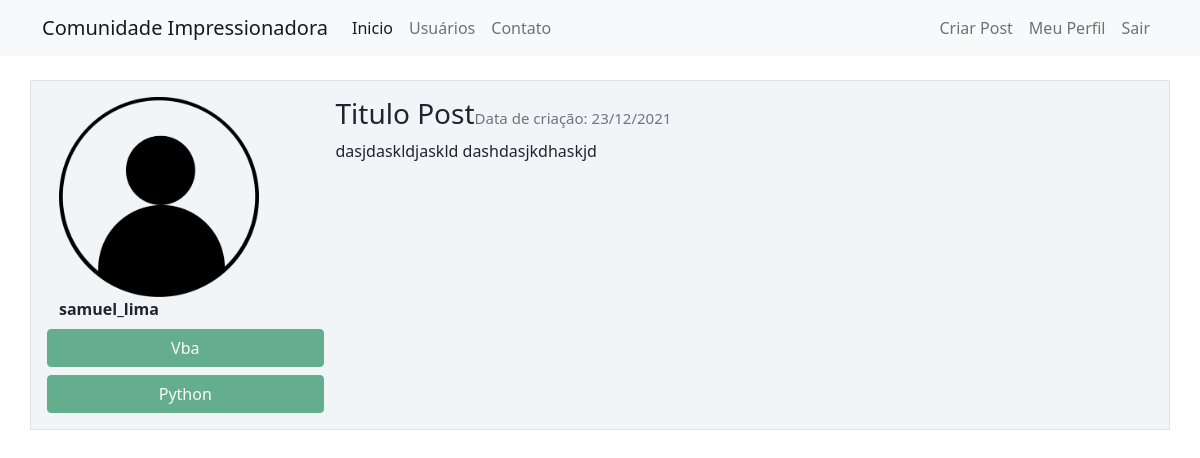
The app's page /post/1 (signed in) with its own data.
### comunidadeimpressionadora/models.py (models this page shows)
class User(database.Model, UserMixin):
    id = database.Column(database.Integer, primary_key=True)
    username = database.Column(database.String, nullable=False)
    email = database.Column(database.String, nullable=False, unique=True)
    password = database.Column(database.String, nullable=False)
    user_photo = database.Column(database.String, default='default.jpg', nullable=False)
    posts = database.relationship('Post', backref='owner', lazy=True)
    courses = database.Column(database.String, nullable=False, default='Não informado')

class Post(database.Model):
    id = database.Column(database.Integer, primary_key=True)
    title = database.Column(database.String, nullable=False)
    body = database.Column(database.Text, nullable=False)
    create_at = database.Column(database.DateTime, nullable=False, default=datetime.utcnow)
    id_user = database.Column(database.Integer, database.ForeignKey('user.id'), nullable=False)

### comunidadeimpressionadora/routes.py (the view)
@app.route('/post/<post_id>', methods=["GET", "POST"])
@login_required
def show_post(post_id):
    post = Post.query.get(post_id)
    if current_user == post.owner:
        form = FormCriarPost()
        if request.method == 'GET':
            form.title.data = post.title
            form.body.data = post.body
        elif form.validate_on_submit():
            post.title = form.title.data
            post.body = form.body.data
            database.session.commit()
            flash(f"Post atualizado com sucesso!", 'alert-success')
            return redirect(url_for('home'))
    else:
        form = None
    return render_template('post.html', post=post, form=form)

### comunidadeimpressionadora/models.py (called while the page is built)
@login_manager.user_loader
def load_user(id_user):
    return User.query.get(int(id_user))

### comunidadeimpressionadora/templates/post.html (shortened to what this page needs)
{% extends 'base.html' %}
{% block body %}
    <div class="container mt-3">
        <div class="row border mt-4 p-3 myPost">
                <div class="col col-3">
                    <div class="image pe-2"> <img src="{{ url_for('static', filename='imgs_perfil/{}'.format(post.owner.user_photo)) }}" class="rounded" width="200"> </div>
                    <strong>{{ post.owner.username }}</strong>
                    <div class="row justify-content-center">
                        {% if not 'Não informado' in post.owner.courses %}
                            {% for curso in post.owner.courses.split(';')%}
                                <button class="btn btn-success mt-2" disabled>{{curso}}</button>
                            {% endfor %}
                        {% endif %}
                    </div>
                </div>
                <div class="col col-9">
                    <h3>{{ post.title }}<small class="text-muted" style="font-size: 15px">Data de criação: {{post.create_at.strftime('%d/%m/%Y')}}</small></h3>
                    <p>{{ post.body }}</p>
                </div>
        </div>
    </div>
{% endblock %}

### comunidadeimpressionadora/static/main.css (style rules this page uses)
.myPost { background: #f2f5f8 !important; }

### records on screen
User: user_photo (placeholder picture), owner.username "samuel_lima"
Post: title "Titulo Post", create_at "23/12/2021", body "dasjdaskldjaskld dashdasjkdhaskjd"

### other values on screen
{{ curso }} "Vba" "Python"
